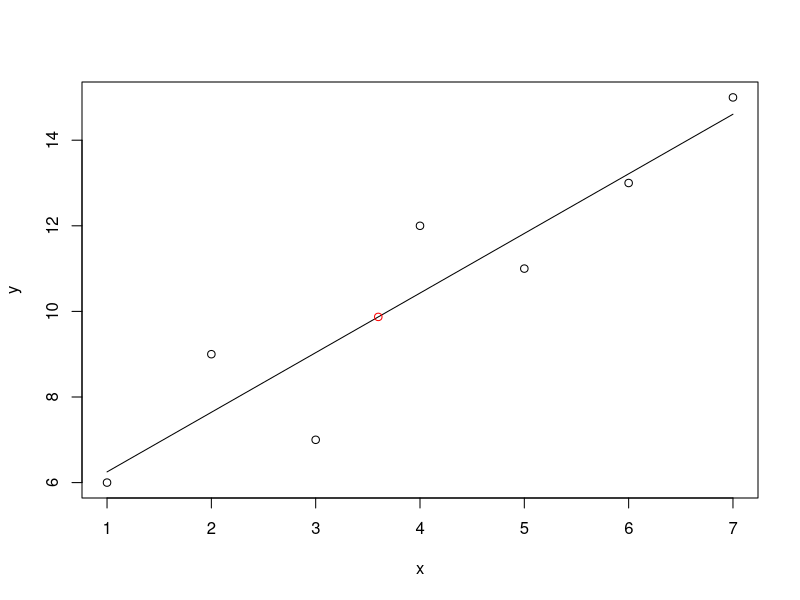

Here is the R script that generated this plot:
# ensc110 lect, feb 28

rm(list=ls())

x <- 1:7 # number of values in the dataset
y <- c(6,9,7,12,11,13,15) # dataset

bigX <- cbind(1,x) # non-square matrix

p <- solve(t(bigX) %*% bigX) %*% t(bigX) %*% y # solve is for inverse, t is transpose

plot(x,y) # plot the data points

xdraw <- seq(1,7,0.1)
ydraw <- outer(xdraw,0:1,'^') %*% p
lines(xdraw,ydraw) # add the line

xtilde <- 3.6 # what we want to know
ytilde <- outer(xtilde,0:1,'^') %*% p

ytilde
points(xtilde,ytilde,col='red')

# linear modeling (lm) [EASIER ALTERNATIVE]
pp <- lm(y ~ 1 + x)
# coef(pp)
xtilde1 <- data.frame(x=3.6)
ytilde1 <- predict(pp,xtilde1)
ytilde1